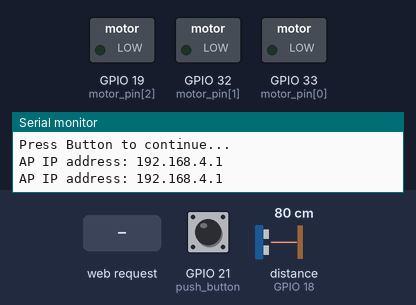
A sketch run on a simulated ESP32. Parts: switched loads named in the sketch (green lamp = pin HIGH), the last lines printed to the serial monitor. Dashed ring = blinking. The test bench sets the inputs (shaded band); at power-on: GPIO 21 (push_button) LOW, distance to the obstacle (sensor on GPIO 18) 80 cm. The echo pulse lasts 58.3 µs per cm; pins used as bus, display or sensor lines are not drawn.

Above: at 2.6 s.
2.7 s: GPIO 21 (push_button) pulled HIGH for 0.15 s
At 3.2 s:
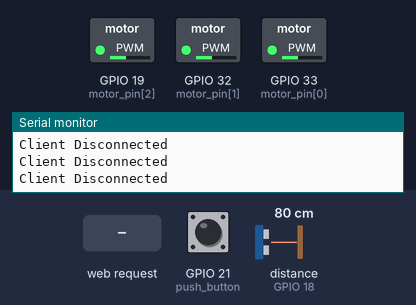
5.8 s: distance to the obstacle (sensor on GPIO 18) set to 35 cm
8.8 s: HTTP request GET /M1/on received
11.8 s: HTTP request GET /M1/off received
At 12.03 s:
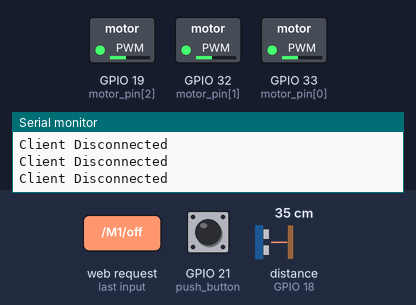
14.8 s: HTTP request GET /M3/on received
At 15.23 s:
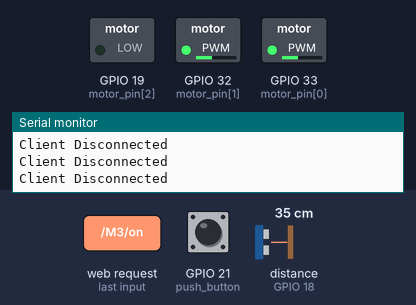
17.8 s: HTTP request GET /M2/on received
At 18.42 s:
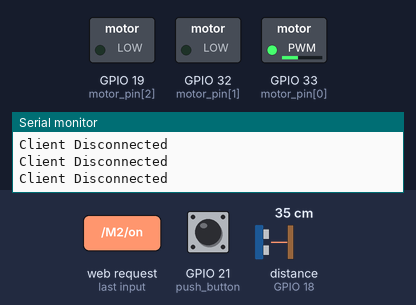
Timing chart, 0 to 21.8 s (numbered marks = the images above; inputs shaded):
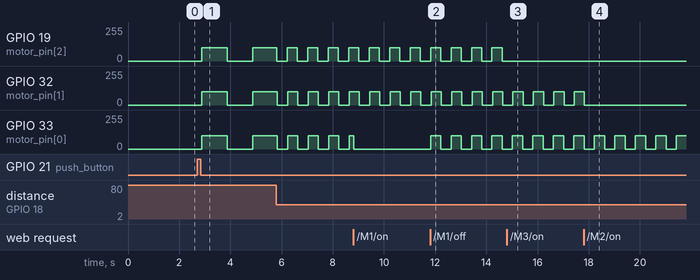

Measured:
- after the input at 2.7 s, GPIO 19 (motor_pin[2]), GPIO 32 (motor_pin[1]), GPIO 33 (motor_pin[0]): 0/255 → 100/255 after 0.18 s, → 0/255 1.0 s later, → 100/255 1.0 s later
- after the input at 11.8 s, GPIO 33 (motor_pin[0]): alternates 100/255 for 0.40 s and 0/255 for 0.40 s, starting at once
- after the input at 14.8 s, GPIO 19 (motor_pin[2]): stops changing and stays 0/255
- after the input at 17.8 s, GPIO 32 (motor_pin[1]): goes on until 17.8 s, then stays 0/255

The sketch:

Spidey_sense_v1.ino
```cpp
//Set this to 1 if you want to see debug
#define DEBUG 0

//Wifi Settings
#include <WiFi.h>
const char* ssid = "Spidey_V1";
const char* password = "BeGreater";
// Set web server port number to 80
WiFiServer server(80);
// Variable to store the HTTP request
String header;


//Sensors
#define NUM_Sensors 3
const uint8_t trigPin[NUM_Sensors] = {5, 4, 2};
const uint8_t echoPin = 18;
const uint8_t push_button = 21;

//define sound speed in cm/uS
#define SOUND_SPEED 0.0344

//For motor and PWM generation
#define NUM_Motors 3
const uint8_t motor_pin[NUM_Motors] = {33, 32, 19};
volatile uint8_t PWM_Ch[NUM_Motors];
#define PWM_Res   8
#define PWM_Freq  5000

//For Motor Vibration
#define detection_threshold 100.0
#define NUM_Region 4
#define intensity 1.0
#define motor_intensity 100
const uint8_t motor_rate[NUM_Region] = {50, 30, 20, 10};

//Filter coefficients
#define refresh_freq 100.0
#define pi 3.14285714286
#define fs 100.0
#define coeff 2/(1/fs)
#define frequency 20.0
#define cutoff  frequency*2*pi

float a1 =  (coeff - cutoff)/(coeff + cutoff);
float b0 =  cutoff/(coeff+cutoff);
float b1 = cutoff/(coeff+cutoff);
//y[n] = a1*y[n-1] + b0*x[n] + b1*x[n-1]  <-------------- Difference Equation

//Timer configuration
hw_timer_t * timer = NULL;
portMUX_TYPE timerMux = portMUX_INITIALIZER_UNLOCKED;

//MOTOR PULSE GENERATION
#define prescalar 80
#define timer_rate_ms 20
#define timer_value 80000000/prescalar * timer_rate_ms/1000
#define initial_pulse_rate 80
volatile uint8_t master_motor_control[NUM_Motors];
volatile uint8_t motor_time_counter[NUM_Motors];
volatile uint8_t motor_time_threshold[NUM_Motors];
volatile uint8_t motor_running[NUM_Motors];
volatile uint8_t enable_motor[NUM_Motors];

//Timer Interrupt Routine.
void IRAM_ATTR onTimer()
{
  //increment the counter and set time of ISR
  portENTER_CRITICAL_ISR(&timerMux);

  //Increment the counter
  for(int i = 0; i < NUM_Motors; i++)
  {
    motor_time_counter[i]++;
    //Check if the main loop wants to enable the ith motor.
    if(enable_motor[i] == 1 && master_motor_control[i] == 1)
    {
      //If its is time to switch on/off the motor(s)
      if(motor_time_counter[i] > (motor_time_threshold[i] - 1))
      {
        //Reset the particular counter
        motor_time_counter[i] = 0;

        //if its running then turn it OFF.
        if(motor_running[i] == 1)
        {
          ledcWrite(PWM_Ch[i], 0);
          motor_running[i] = 0;
        }
        //otherwise turn it ON.
        else
        {
          ledcWrite(PWM_Ch[i], motor_intensity);
          motor_running[i] = 1;
        }
      }
    }
    else
    {
      //Stop the motor immediately
      ledcWrite(PWM_Ch[i], 0);
      motor_running[i] = 0;
    }
  }
  portEXIT_CRITICAL_ISR(&timerMux);
}

void setup() {

  uint8_t i = 0;

  //--------------Starts the serial communication--------------------
  Serial.begin(115200);

  //--------------Set Up Wifi----------------------------------------
  Serial.print("Setting AP (Access Point)...");
  WiFi.softAP(ssid, password);
  IPAddress IP = WiFi.softAPIP();
  Serial.print("\nAP IP address: ");
  Serial.println(IP);
  server.begin();

  //--------------Ultrasonic Sensor Initialization-------------------
  //Setting up all the triger Pins for the ultrasonic sensor
  for(i = 0; i < NUM_Sensors; i++)
  {
    pinMode(trigPin[i], OUTPUT); // Sets the corresponding trigPin for sensor as an Output
  }
  pinMode(echoPin, INPUT); // Sets the sensor echoPin as an Input, here all sensors are having a same echo pin. The cost is that we cannot take readings simultanoeusly.
  pinMode(push_button, INPUT); //Sets the push buton pin as Input

  //--------------Set up PWM for Motor Driver-----------------------
  //initializing the PWM Channels for the motors. No. of channels is based on the the number of motors attached. MAX = 16
  for(i = 0; i < NUM_Motors; i++)
  {
    PWM_Ch[i] = i;
  }
  //We use a for loop to set up the motor driving channels. The pins are prescpecified in the top of the file.
  for(i  = 0; i < NUM_Motors; i++)
  {
    ledcSetup(PWM_Ch[i], PWM_Freq, PWM_Res);   //First we make a channel for the motor.
    ledcAttachPin(motor_pin[i], PWM_Ch[i]);    //Then we add the pin that drives the motor controller.
  }

  //---------------Initialize the timers-----------------------------
  //Using timer 0, prescalar is 80, so 1MHz frequency. We want interrupts at every Xms
  timer = timerBegin(0, prescalar, true);

  //attach the onTimer interrupt function to our timer
  timerAttachInterrupt(timer, &onTimer, true);

  //Now give the number st that the timer repeats after Xms, true means it auto reloads
  timerAlarmWrite(timer, timer_value, true);

  //Start the timer
  timerAlarmEnable(timer);
}

void loop() {
  //--------------------Variables-----------------------------
  long time_start, time_stop;
  unsigned duration;
  float distanceCm[NUM_Sensors];
  float y[NUM_Sensors], y_prev[NUM_Sensors], x_prev[NUM_Sensors];
  float y2n = 0.0, y22 = 0.0, x22 = 0.0, yn = 0.0, y1 = 0.0, x1 = 0.0;
  float detection_region[NUM_Region];
  uint8_t i = 0;
  char output[100];   //Used to output data to serial monitor.

  //------------Initialize the data structures----------------
  Serial.print("\nInitalizing distance array\n");
  initialize(distanceCm, NUM_Sensors);
  //Wait for user to press button
  //Move to next step
  Serial.print("\nInitalizing Y array\n");
  initialize(y, NUM_Sensors);
  //Move to next step
  Serial.print("\nInitalizing Y_prev array\n");
  initialize(y_prev, NUM_Sensors);
  //Move to next step
  Serial.print("\nInitalizing X_prev array\n");
  initialize(x_prev, NUM_Sensors);
  //Move to next step
  Serial.print("\nInitalizing motor_time_counter array\n");
  initialize_int(motor_time_counter, NUM_Motors, 0);
  //Move to next step
  Serial.print("\nInitalizing motor_running array\n");
  initialize_int(motor_running, NUM_Motors, 0);
  //Move to next step
  Serial.print("\nInitalizing enable_motor array\n");
  initialize_int(enable_motor, NUM_Motors, 0);
  Serial.print("\nInitalizing motor_time_threshold\n");
  initialize_int(motor_time_threshold, NUM_Motors, initial_pulse_rate);
  Serial.print("\nInitalizing motor_pulse_regions\n");
  initialize_regions(detection_region, NUM_Region);
  Serial.print("\nInitalizing master_motor_control\n");
  initialize_int(master_motor_control, NUM_Motors, 1);
  //Wait for user to press button
  Serial.print("\nPress Button to continue...\n");
  if(DEBUG == 1)
  {
    while(digitalRead(push_button) == LOW);
    while(digitalRead(push_button) == HIGH);
  }
  IPAddress IP = WiFi.softAPIP();
  Serial.print("\nAP IP address: ");
  Serial.println(IP);
  Serial.print("\nAP IP address: ");
  Serial.println(IP);
  while(digitalRead(push_button) == LOW);
  while(digitalRead(push_button) == HIGH);
  //-----------------Main looping loop----------------------------
  while(1)
  {
    //Call web server stuff
    WIFIstuff();
    //------------------READ SENSOR-------------------------------
    //Take sensor readings and compare if the we need to turn on the motor.
    for(i = 0; i < NUM_Sensors; i++)
    {
      // Clears the trigPin
      digitalWrite(trigPin[i], LOW);
      delayMicroseconds(2);
      // Sets the trigPin on HIGH state for 10 micro seconds
      digitalWrite(trigPin[i], HIGH);
      delayMicroseconds(10);
      digitalWrite(trigPin[i], LOW);

      // Reads the echoPin, returns the sound wave travel time in microseconds. Not very effective :(
      duration = pulseIn(echoPin, HIGH);

      // Calculate the distance
      distanceCm[i] = duration * SOUND_SPEED/2;
      if(distanceCm[i] > 250.00)
      {
        distanceCm[i] = x_prev[i];
      }
      //Calculate Output usign Low Pass filter
      y[i] = a1*y_prev[i] + b0*distanceCm[i] + b1*x_prev[i];

      //Now update the previous values
      y_prev[i] = y[i];
      x_prev[i] = distanceCm[i];
      //Give output for checking. Disabled of DEBUG in the top of the file is not equal to 1.
      if(DEBUG == 1)
      {
        sprintf(output, "\ni = %d, duration = %d, xn = %.4f, x_prev = %.4f, yn = %.4f, y_prev = %.4f\n", i, duration, distanceCm[i], x_prev[i], y[i], y_prev[i]);
        Serial.print(output);
      }
    }

    // now print the distance in the Serial Monitor
    Serial.print("\n");
    for(i = 0; i < NUM_Sensors; i++)
    {
      if(DEBUG == 1)
      {
        sprintf(output, "Sensor[%d]: %.4f\t", i, y[i]);
        Serial.print(output);
      }
      //sprintf(output, "%.4f \t", y[i]);
      //Serial.print(output);
    }
    Serial.print("\n");

    //Now if Distance is less than the minimum specified in the top, then we start the motor for that corresponding sensor. The intensity increases as
    //Distance becomes smaller and smaller.
    for(i = 0; i < NUM_Sensors; i++)
    {
      if(master_motor_control[i] == 1)    //Check if our motor is supposed to be running
      {
        if(y[i] <= detection_threshold)
        {
          //Now we set the pulsing rate based on the distance
          for(int j = 0; j < NUM_Region; j++)
          {
           if(y[i] >= detection_region[j])
            {
              motor_time_threshold[i] = motor_rate[j];
              //sprintf(output, "\n Motor[%i] Detction_Rate = %i, region = %f\n", i, motor_time_threshold[i], detection_region[j]);
              //Serial.print(output);
              break;
            }
          }
          //Start the motor
          enable_motor[i] = 1;
        }
        else
        {
          //Stop the motor
         enable_motor[i] = 0;
        }
      }
    }
    Serial.print("\n");
    //ONLY WHEN WE WANT TO DEBUG
    if(digitalRead(push_button) == HIGH && DEBUG == 1)
    {
      while(digitalRead(push_button) == HIGH);
      switch(motor_time_threshold[0])
      {
        case 2:
          motor_time_threshold[0] = 5;
          Serial.print("\nMotor now set to 5\n");
          break;
        case 5:
          motor_time_threshold[0] = 8;
          Serial.print("\nMotor now set to 8\n");
          break;
        case 8:
          motor_time_threshold[0] = 10;
          Serial.print("\nMotor now set to 10\n");
          break;
        case 10:
          motor_time_threshold[0] = 2;
          Serial.print("\nMotor now set to 2\n");
          break;
        default:
          motor_time_threshold[0] = 2;
          Serial.print("\nMotor default to 2\n");
          break;
      }
    }
    delay((1/refresh_freq)*1000);
  }
}

void initialize(float *input, int width)
{
  for(int i = 0; i < width; i++)
  {
    input[i] = 0.0;
    Serial.print(input[i],2);
    Serial.print("\t");
  }

  Serial.print("\n----Initialized-------\n");
  delay(200);
}

void initialize_int(volatile uint8_t *input, int width, int seed)
{
  for(int i = 0; i < width; i++)
  {
    input[i] = seed;
    Serial.print(input[i],2);
    Serial.print("\t");
  }

  Serial.print("\n----Initialized-------\n");
  delay(200);
}

void initialize_regions(float *region, int divisions)
{
  float region_size = detection_threshold/divisions;
  for(int i = 0; i < divisions; i++)
  {
    if(i == 0)
    {
      region[i] = detection_threshold - region_size;
      Serial.print(region[i],2);
      Serial.print("\t");
    }
    else
    {
      region[i] = region[i-1] - region_size;
      Serial.print(region[i],2);
      Serial.print("\t");
    }
  }
  Serial.print("\n-----Initialized------\n");
}

void WIFIstuff()
{
  WiFiClient client = server.available();   //Listen for incoming clients
  if(client)
  {
    Serial.print("\nNew Client.");
    String currentLine = "";
    while(client.available())
    {
    if(client.available())
    {
      char c = client.read();
      Serial.print(c);
      header += c;
      if(c == '\n')
      {
        if(currentLine.length() == 0)
        {
          client.println("HTTP/1.1 200 OK");
          client.println("Content-type:text/html");
          client.println("Connection: close");
          client.println();
          // turns the GPIOs on and off
          if (header.indexOf("GET /M1/on") >= 0)
          {
            Serial.println("MOTOR 1 OFF");
            master_motor_control[0] = 0;
          }
          else if (header.indexOf("GET /M1/off") >= 0)
          {
            Serial.println("MOTOR 1 ON");
            master_motor_control[0] = 1;
          }
          else if (header.indexOf("GET /M2/on") >= 0)
          {
            Serial.println("MOTOR 2 OFF");
            master_motor_control[1] = 0;
          }
          else if (header.indexOf("GET /M2/off") >= 0)
          {
            Serial.println("MOTOR 2 ON");
            master_motor_control[1] = 1;
          }
          else if (header.indexOf("GET /M3/off") >= 0)
          {
            Serial.println("MOTOR 3 ON");
            master_motor_control[2] = 1;
          }
          else if (header.indexOf("GET /M3/on") >= 0)
          {
            Serial.println("MOTOR 3 OFF");
            master_motor_control[2] = 0;
          }
          //Display webpage
          client.println("<!DOCTYPE html><html>");
          client.println("<head><meta name=\"viewport\" content=\"width=device-width, initial-scale=1\">");
          client.println("<link rel=\"icon\" href=\"data:,\">");
          // CSS to style the on/off buttons
          // Feel free to change the background-color and font-size attributes to fit your preferences
          client.println("<style>html { font-family: Helvetica; display: inline-block; margin: 0px auto; text-align: center;}");
          client.println(".button { background-color: #4CAF50; border: none; color: white; padding: 16px 40px;");
          client.println("text-decoration: none; font-size: 30px; margin: 2px; cursor: pointer;}");
          client.println(".button2 {background-color: #555555;}</style></head>");
          // Web Page Heading
          client.println("<body><h1>Spidey_Sense_v1</h1>");
          if(master_motor_control[0] == 1){client.println("<p>Motor1 - State ON</p>");}
          else{client.println("<p>Motor 2 - State OFF</p>");}
          // If the output26State is off, it displays the ON button
          if (master_motor_control[0] == 1)
          {
            client.println("<p><a href=\"/M1/on\"><button class=\"button\">ON</button></a></p>");
          }
          else
          {
            client.println("<p><a href=\"/M2/off\"><button class=\"button button2\">OFF</button></a></p>");
          }
          if(master_motor_control[1] == 1){client.println("<p>Motor 2 - State ON</p>");}
          else{client.println("<p>Motor 2 - State OFF</p>");}
          if (master_motor_control[1] == 1)
          {
            client.println("<p><a href=\"/M2/on\"><button class=\"button\">ON</button></a></p>");
          }
          else
          {
            client.println("<p><a href=\"/M2/off\"><button class=\"button button2\">OFF</button></a></p>");
          }
          if(master_motor_control[2] == 1){client.println("<p>Motor 3 - State ON</p>");}
          else{client.println("<p>Motor 3 - State OFF</p>");}
          if (master_motor_control[2] == 1)
          {
            client.println("<p><a href=\"/M3/on\"><button class=\"button\">ON</button></a></p>");
          }
          else
          {
            client.println("<p><a href=\"/M3/off\"><button class=\"button button2\">OFF</button></a></p>");
          }
          client.println("</body></html>");
          // The HTTP response ends with another blank line
          client.println();
          break;
        }
        else
        {
          currentLine = "";
        }
      }
      else if (c != '\r')
      {
        currentLine += c;
      }
    }
   }
  }
  //clear header variable
  header = "";
  //close the connection
  client.stop();
  Serial.println("Client Disconnected");
  Serial.println("");
}
```
